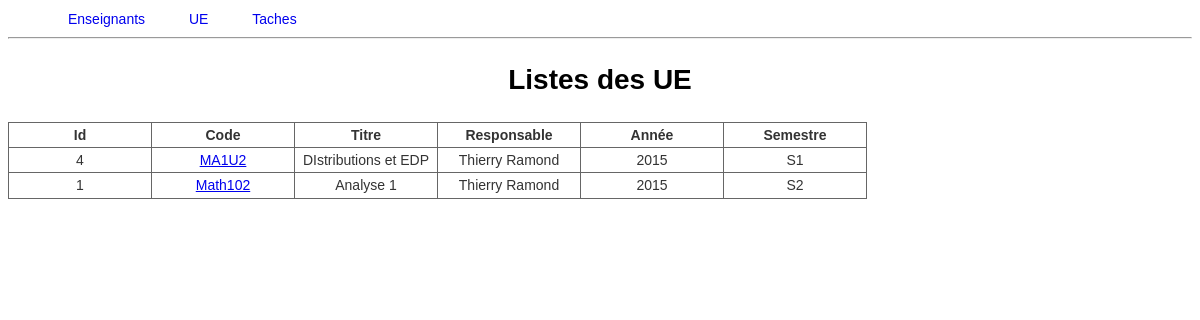
/ue/, run on an earlier commit of the app's database.
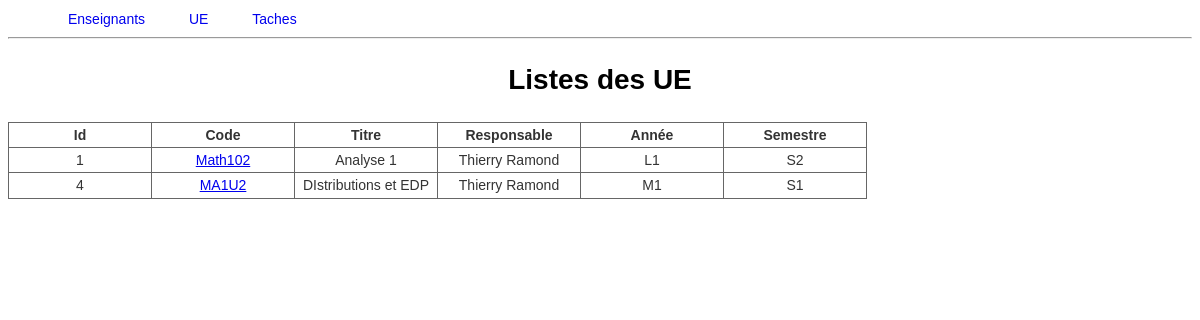
And on a later commit of the database.
### services/models.py (models this page shows, shortened)
class Ue(models.Model):
	titre = models.CharField(max_length = 100)
	code = models.CharField(max_length = 20)
	année = models.CharField(max_length = 20)
	semestre = models.CharField(max_length = 20)
	description = models.TextField
	responsable = models.ForeignKey(Enseignant)
	specialité = models.CharField(max_length = 20)
	horaire_total = models.IntegerField()
	horaire_cours = models.IntegerField()
	horaire_td = models.IntegerField()
	horaire_tp = models.IntegerField()
	horaire_intégré = models.IntegerField()
	horaire_soutien = models.IntegerField()
	horaire_coordination = models.IntegerField()
	nombre_td = models.IntegerField()
	nombre_tp = models.IntegerField()
	nombre_cours = models.IntegerField()
	nombre_intégré = models.IntegerField()
	nombre_soutien = models.IntegerField()

class Enseignant(models.Model):
	nom = models.CharField(max_length = 100)
	prenom = models.CharField(max_length = 100)
	grade = models.CharField(max_length = 100)
	service_du = models.IntegerField (default = 192)
	decharge = models.IntegerField (default = 0)
	commentaire = models.TextField(blank=True)
	arrivé_en = models.DateField()
	photo = models.ImageField(blank=True)
	attribué = models.IntegerField (default = 0)
	bilan = models.IntegerField ()
	def __str__(self):
		return ('{1} {0}'.format(self.nom, self.prenom))

### services/views.py (the view)
# urls.py: url(r'^ue/$', 'services.views.liste_ue'),
def liste_ue(request):
	liste_ue = Ue.objects.order_by('année','semestre')
	return render(request, 'services/ue.html',{'date': timezone.now(), 'Ue' : liste_ue})

### services/templates/services/UE.html (shortened to what this page needs)
{% extends "services/base.html" %}
{% block content %}
<h1>Listes des UE</h1>
<table>
<tr>
	<th>Id</th>
	<th>Code</th>
	<th>Titre</th>
	<th>Responsable</th>
	<th>Année</th>
	<th>Semestre</th>
</tr>
{% for ue in Ue %}
<tr>
	<td>{{ue.id}}</td>
	<td>
		<a href="{{ue.code}}">{{ue.code}}</a>
	</td>
	<td>
		{{ue.titre}}
	</td>
	<td>
		{{ue.responsable}}
	</td>
	<td>
		{{ue.année}}
	</td>
	<td>
		{{ue.semestre}}
	</td>
</tr>
{% endfor %}
</table>
{% endblock %}

What changed in the data, as far as the page shows it:
changed Ue "Math102": année "2015" → "L1"; moves up the list
changed Ue "MA1U2": année "2015" → "M1"
